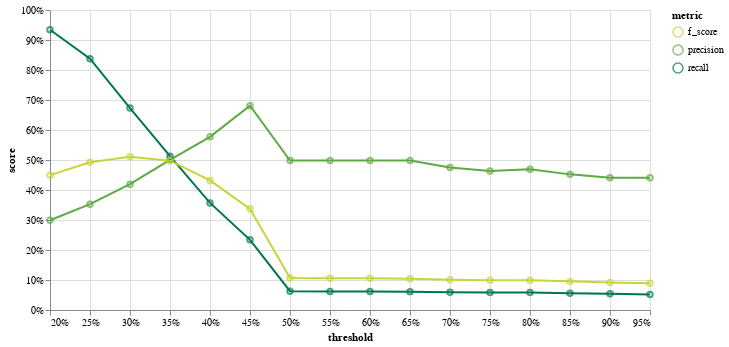

Write notebook code for a chart like this one.
### Code cell
plot_thresholds(res)

### Figure 1 — Vega-Lite specification as saved in the notebook (floating-point values rounded to 4 significant figures)
{"config": {"view": {"continuousWidth": 400, "continuousHeight": 300}}, "layer": [{"mark": "line", "encoding": {"color": {"field": "metric", "scale": {"reverse": true, "scheme": "darkgreen"}, "type": "nominal"}, "x": {"axis": {"format": "%"}, "field": "threshold", "scale": {"domain": [0.2, 0.95], "nice": false}, "type": "quantitative"}, "y": {"axis": {"format": "%"}, "field": "score", "type": "quantitative"}}, "height": 300, "width": 600}, {"mark": "point", "encoding": {"color": {"field": "metric", "scale": {"reverse": true, "scheme": "darkgreen"}, "type": "nominal"}, "x": {"axis": {"format": "%"}, "field": "threshold", "scale": {"domain": [0.2, 0.95], "nice": false}, "type": "quantitative"}, "y": {"axis": {"format": "%"}, "field": "score", "type": "quantitative"}}, "height": 300, "width": 600}], "data": {"name": "data-554f2d94f02849cbf53624282c1be380"}, "$schema": "https://vega.github.io/schema/vega-lite/v4.17.0.json", "datasets": {"data-554f2d94f02849cbf53624282c1be380": [{"threshold": 0.2, "metric": "precision", "score": 0.2992}, {"threshold": 0.25, "metric": "precision", "score": 0.3529}, {"threshold": 0.3, "metric": "precision", "score": 0.4194}, {"threshold": 0.35, "metric": "precision", "score": 0.5005}, {"threshold": 0.4, "metric": "precision", "score": 0.5773}, {"threshold": 0.45, "metric": "precision", "score": 0.681}, {"threshold": 0.5, "metric": "precision", "score": 0.4981}, {"threshold": 0.55, "metric": "precision", "score": 0.4981}, {"threshold": 0.6, "metric": "precision", "score": 0.4981}, {"threshold": 0.65, "metric": "precision", "score": 0.4981}, {"threshold": 0.7, "metric": "precision", "score": 0.4751}, {"threshold": 0.75, "metric": "precision", "score": 0.4636}, {"threshold": 0.8, "metric": "precision", "score": 0.4693}, {"threshold": 0.85, "metric": "precision", "score": 0.4521}, {"threshold": 0.9, "metric": "precision", "score": 0.4406}, {"threshold": 0.95, "metric": "precision", "score": 0.4406}, {"threshold": 0.2, "metric": "recall", "score": 0.9341}, {"threshold": 0.25, "metric": "recall", "score": 0.8378}, {"threshold": 0.3, "metric": "recall", "score": 0.6732}, {"threshold": 0.35, "metric": "recall", "score": 0.5128}, {"threshold": 0.4, "metric": "recall", "score": 0.357}, {"threshold": 0.45, "metric": "recall", "score": 0.2339}, {"threshold": 0.5, "metric": "recall", "score": 0.06267}, {"threshold": 0.55, "metric": "recall", "score": 0.06199}, {"threshold": 0.6, "metric": "recall", "score": 0.06199}, {"threshold": 0.65, "metric": "recall", "score": 0.06123}, {"threshold": 0.7, "metric": "recall", "score": 0.05914}, {"threshold": 0.75, "metric": "recall", "score": 0.05837}, {"threshold": 0.8, "metric": "recall", "score": 0.05837}, {"threshold": 0.85, "metric": "recall", "score": 0.05583}, {"threshold": 0.9, "metric": "recall", "score": 0.05382}, {"threshold": 0.95, "metric": "recall", "score": 0.05198}, {"threshold": 0.2, "metric": "f_score", "score": 0.4495}, {"threshold": 0.25, "metric": "f_score", "score": 0.4922}, {"threshold": 0.3, "metric": "f_score", "score": 0.5107}, {"threshold": 0.35, "metric": "f_score", "score": 0.4977}, {"threshold": 0.4, "metric": "f_score", "score": 0.4319}, {"threshold": 0.45, "metric": "f_score", "score": 0.3372}, {"threshold": 0.5, "metric": "f_score", "score": 0.1069}, {"threshold": 0.55, "metric": "f_score", "score": 0.1058}, {"threshold": 0.6, "metric": "f_score", "score": 0.1058}, {"threshold": 0.65, "metric": "f_score", "score": 0.1045}, {"threshold": 0.7, "metric": "f_score", "score": 0.1007}, {"threshold": 0.75, "metric": "f_score", "score": 0.09927}, {"threshold": 0.8, "metric": "f_score", "score": 0.09938}, {"threshold": 0.85, "metric": "f_score", "score": 0.09543}, {"threshold": 0.9, "metric": "f_score", "score": 0.092}, {"threshold": 0.95, "metric": "f_score", "score": 0.08926}]}}
